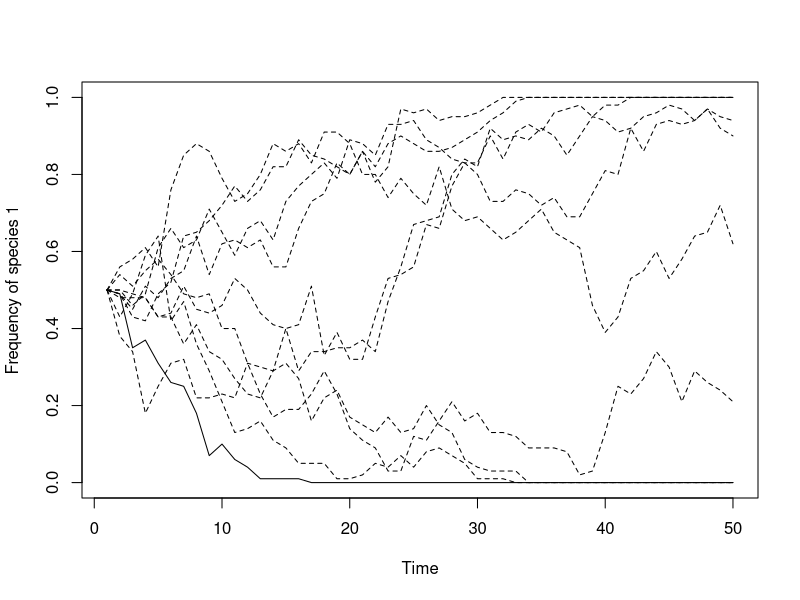

The R script that drew this image:
# Online Box 5 
# R code to produce Figures 4.7-4.9
# N-patch model with drift and selection
# Code runs just one simulation
# For Fig 4.7: J = 100, init.1 = 0.5*J, num.patch = 10, num.years = 50, fit.ratio.avg[] = 1, freq.dep[] = 0, m depends on panel
# For Fig 4.8: as in Fig. 4.7 except J = 1000, num.patch = 2, fit.ratio.avg[] <- c(1.2,(1/1.2))
# For Fig 4.9: as in Fig. 4.8 except num.years = 100, fit.ratio.avg[] <- c(1.5,(1/1.1))

## specify parameters, initial conditions, and output matrix
num.years <- 50 
num.patch <- 10
freq.1.mat <- matrix(nrow = num.years, ncol = num.patch)

J <- 100 # number of individuals PER PATCH
init.1 <- 0.5*J 
COM <- matrix(nrow=J, ncol=num.patch)
COM[1:init.1,] <- 1; COM[(init.1+1):J,] <- 2 

year <- 2 

m <- 0
fit.ratio.avg <- vector(length=num.patch)
fit.ratio.avg[] <- 1
freq.dep <- vector(length=num.patch)
freq.dep[] <- 0

## record data (frequency of species 1) for year 1
freq.1.mat[1,] <- init.1/J 

## run simulation
for (i in 1:(J*num.patch*(num.years-1))) {
  
  ## choose a patch where a death even will occur
  patch <- sample(1:num.patch,1)
  
  ## calculate Pr.1 if dispersal occurs
  if (runif(1) < m) {
    Pr.1 <- sum(COM==1)/(J*num.patch)
  } else { 

  ## calculate Pr.1 if local reproduction (not dispersal)
    freq.1 <- sum(COM[,patch]==1)/J; freq.2 <- 1 - freq.1
    fit.ratio <- exp(freq.dep[patch]*(freq.1-0.5) + log(fit.ratio.avg[patch]))
    Pr.1 <-  fit.ratio*freq.1/(fit.ratio*freq.1 + freq.2)
  }
  
  COM[ceiling(J*runif(1)),patch] <- sample(c(1,2), 1, prob=c(Pr.1,1-Pr.1)) 

  ## record data  
  if (i %% (J*num.patch) == 0) {
    freq.1.mat[year,] <- colSums(COM==1)/J
    year <- year + 1 
  }
} 

## graph the results
plot(1:num.years, freq.1.mat[,1], type="l", xlab="Time", 
     ylab="Frequency of species 1", ylim=c(0,1))
for (i in 2:(num.patch)) {
  lines(1:num.years,freq.1.mat[,i], type="l", lty=2, ylim=c(0,1))
}
